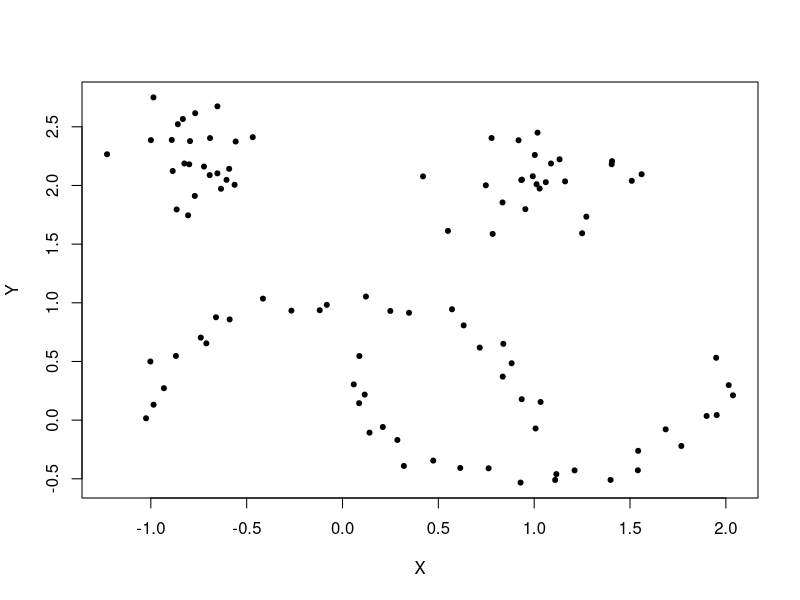

Write R code to recreate this figure.
library(dbscan)


### Name: moons
### Title: Moons Data
### Aliases: moons
### Keywords: datasets

### ** Examples

data(moons)
plot(moons, pch=20)
